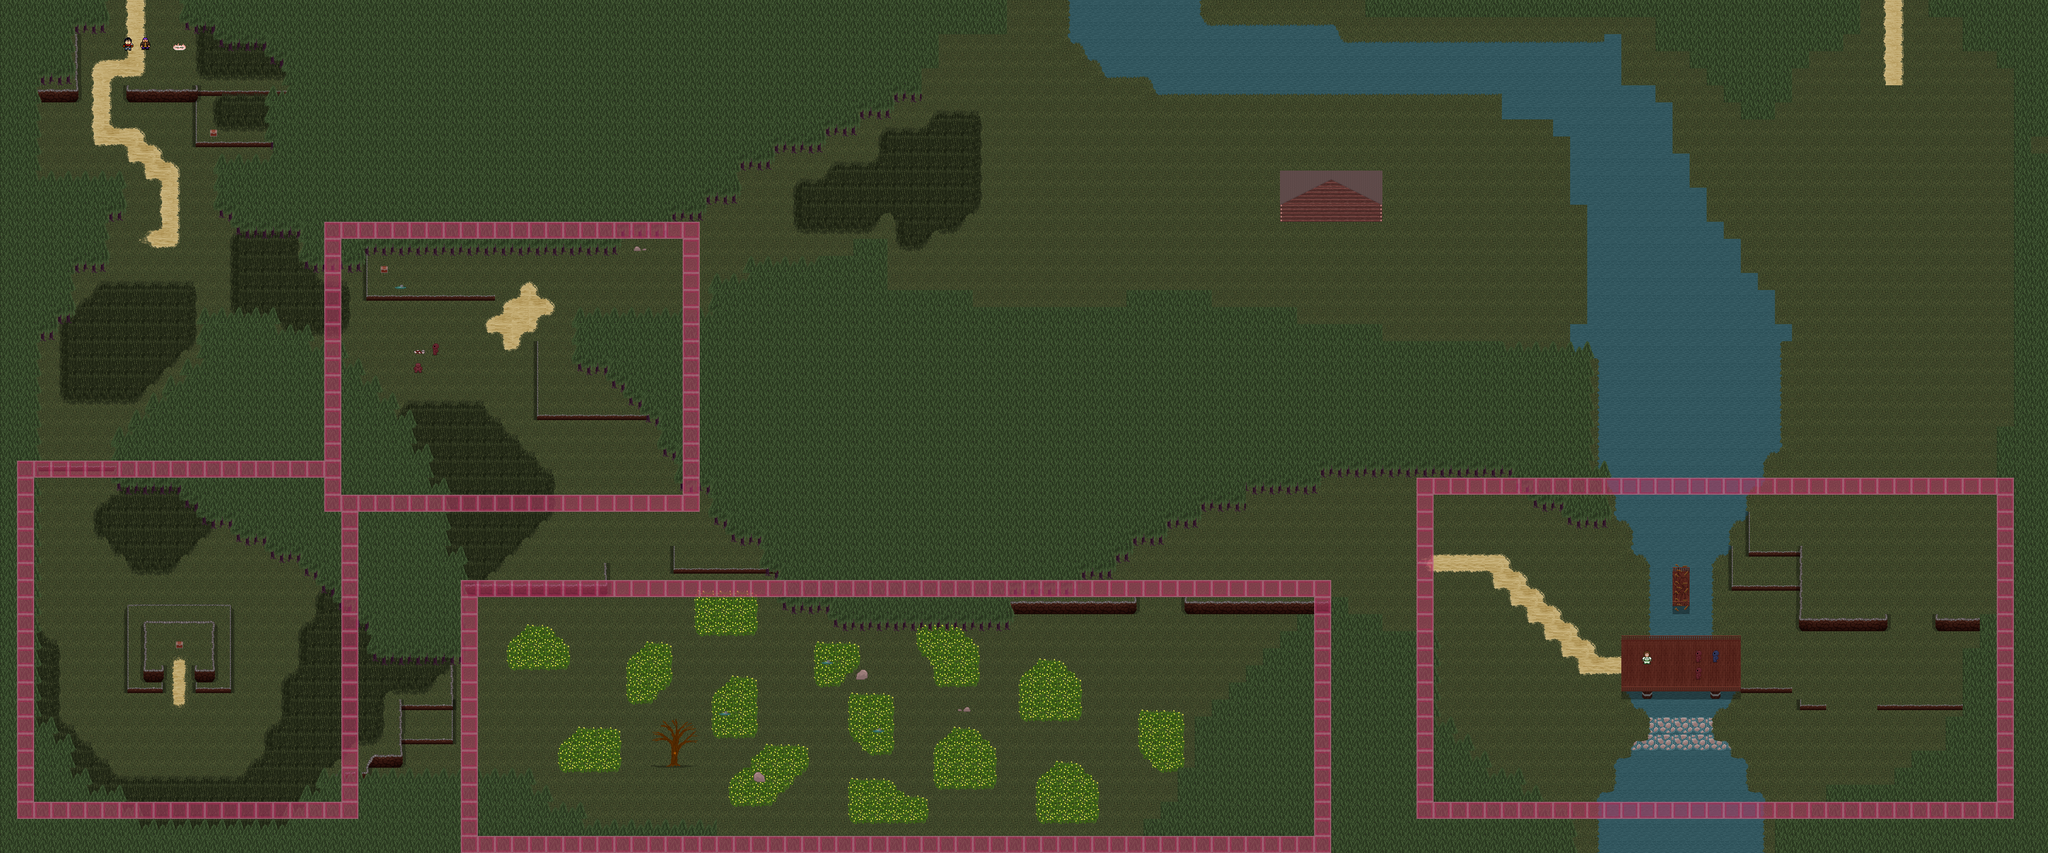

This game map was drawn from its Tiled (.tmx) file and the tilesets committed beside it. A one-line description and the trimmed map source follow:
An orthogonal 120x50 tile map with 32x32 px tiles, 7 tile layers (Ground Layer, Ground Layer2, Ground Layer 3, Player Layer, ...), 9 tilesets.

<map version="1.0" orientation="orthogonal" renderorder="right-down" width="120" height="50" tilewidth="32" tileheight="32" nextobjectid="1">
 <tileset firstgid="1" name="Crimsonwood" tilewidth="32" tileheight="32">
  <image source="../Tilesets/Crimsonwood.png" width="480" height="800" />
  <tile id="57">
   <animation>
    <frame tileid="57" duration="200" />
    <frame tileid="72" duration="200" />
   </animation>
  </tile>
  <tile id="95">
   <animation>
    <frame tileid="95" duration="200" />
    <frame tileid="110" duration="400" />
    <frame tileid="111" duration="400" />
   </animation>
  </tile>
  <tile id="108">
   <animation>
    <frame tileid="105" duration="400" />
    <frame tileid="108" duration="400" />
    <frame tileid="109" duration="400" />
    <frame tileid="125" duration="400" />
   </animation>
  </tile>
  <tile id="123">
   <animation>
    <frame tileid="120" duration="400" />
    <frame tileid="123" duration="400" />
    <frame tileid="124" duration="400" />
    <frame tileid="125" duration="400" />
   </animation>
  </tile>
  <tile id="126">
   <animation>
    <frame tileid="125" duration="800" />
    <frame tileid="126" duration="200" />
    <frame tileid="127" duration="200" />
    <frame tileid="125" duration="400" />
   </animation>
  </tile>
  <tile id="138">
   <animation>
    <frame tileid="135" duration="400" />
    <frame tileid="138" duration="400" />
    <frame tileid="139" duration="400" />
    <frame tileid="125" duration="400" />
   </animation>
  </tile>
 </tileset>
 <tileset firstgid="376" name="save" tilewidth="32" tileheight="32">
  <image source="../Sprites/save.png" width="96" height="128" />
  <tile id="0">
   <animation>
    <frame tileid="1" duration="100" />
    <frame tileid="2" duration="100" />
    <frame tileid="0" duration="100" />
    <frame tileid="2" duration="100" />
    <frame tileid="4" duration="100" />
    <frame tileid="5" duration="100" />
    <frame tileid="3" duration="100" />
    <frame tileid="5" duration="100" />
    <frame tileid="7" duration="100" />
    <frame tileid="8" duration="100" />
    <frame tileid="6" duration="100" />
    <frame tileid="8" duration="100" />
    <frame tileid="10" duration="100" />
    <frame tileid="11" duration="100" />
    <frame tileid="9" duration="100" />
    <frame tileid="11" duration="100" />
    <frame tileid="7" duration="100" />
    <frame tileid="8" duration="100" />
    <frame tileid="6" duration="100" />
    <frame tileid="8" duration="100" />
    <frame tileid="4" duration="100" />
    <frame tileid="5" duration="100" />
    <frame tileid="3" duration="100" />
    <frame tileid="5" duration="100" />
   </animation>
  </tile>
 </tileset>
 <tileset firstgid="388" name="Leon2" tilewidth="32" tileheight="32">
  <image source="../Sprites/Leon2.png" width="96" height="128" />
  <tile id="1">
   <animation>
    <frame tileid="1" duration="400" />
    <frame tileid="2" duration="400" />
    <frame tileid="1" duration="400" />
    <frame tileid="0" duration="400" />
   </animation>
  </tile>
 </tileset>
 <tileset firstgid="400" name="Bullithrumble" tilewidth="32" tileheight="32">
  <image source="../Sprites/Bullithrumble.png" width="96" height="128" />
  <tile id="1">
   <animation>
    <frame tileid="1" duration="400" />
    <frame tileid="2" duration="400" />
    <frame tileid="1" duration="400" />
    <frame tileid="0" duration="400" />
   </animation>
  </tile>
 </tileset>
 <tileset firstgid="412" name="Junia" tilewidth="32" tileheight="32">
  <image source="../Sprites/Junia.png" width="96" height="128" />
  <tile id="1">
   <animation>
    <frame tileid="1" duration="400" />
    <frame tileid="2" duration="400" />
    <frame tileid="1" duration="400" />
    <frame tileid="0" duration="400" />
   </animation>
  </tile>
 </tileset>
 <tileset firstgid="424" name="tyet" tilewidth="32" tileheight="32">
  <image source="../Sprites/tyet.png" width="192" height="256" />
  <tile id="13">
   <animation>
    <frame tileid="13" duration="400" />
    <frame tileid="14" duration="400" />
    <frame tileid="13" duration="400" />
    <frame tileid="12" duration="400" />
   </animation>
  </tile>
  <tile id="19">
   <animation>
    <frame tileid="19" duration="400" />
    <frame tileid="20" duration="400" />
    <frame tileid="19" duration="400" />
    <frame tileid="18" duration="400" />
   </animation>
  </tile>
 </tileset>
 <tileset firstgid="472" name="chest2" tilewidth="32" tileheight="32">
  <image source="../Sprites/chest2.png" width="96" height="128" />
  <tile id="3">
   <animation>
    <frame tileid="3" duration="800" />
    <frame tileid="4" duration="200" />
    <frame tileid="5" duration="800" />
   </animation>
  </tile>
 </tileset>
 <tileset firstgid="484" name="Slime" tilewidth="32" tileheight="32">
  <image source="../Sprites/Slime.png" width="192" height="256" />
  <tile id="4">
   <animation>
    <frame tileid="4" duration="800" />
    <frame tileid="5" duration="200" />
    <frame tileid="3" duration="200" />
    <frame tileid="9" duration="200" />
    <frame tileid="1" duration="800" />
   </animation>
  </tile>
  <tile id="7">
   <animation>
    <frame tileid="7" duration="200" />
    <frame tileid="8" duration="200" />
    <frame tileid="6" duration="200" />
    <frame tileid="7" duration="200" />
   </animation>
  </tile>
 </tileset>
 <tileset firstgid="532" name="movement" tilewidth="32" tileheight="32">
  <image source="../Sprites/movement.png" width="96" height="128" />
  <tile id="11">
   <animation>
    <frame tileid="11" duration="100" />
    <frame tileid="9" duration="100" />
    <frame tileid="10" duration="100" />
    <frame tileid="7" duration="100" />
    <frame tileid="6" duration="100" />
    <frame tileid="8" duration="100" />
    <frame tileid="10" duration="100" />
    <frame tileid="9" duration="100" />
   </animation>
  </tile>
 </tileset>
 <layer name="Ground Layer" width="120" height="50">
  <data>[6000 cells, 6000 non-empty, 2 distinct tile ids]</data>
 </layer>
 <layer name="Ground Layer2" width="120" height="50">
  <data>[6000 cells, 1078 non-empty, 63 distinct tile ids]</data>
 </layer>
 <layer name="Ground Layer 3" width="120" height="50">
  <data>[6000 cells, 101 non-empty, 30 distinct tile ids]</data>
 </layer>
 <layer name="Player Layer" width="120" height="50">
  <data>[6000 cells, 113 non-empty, 17 distinct tile ids]</data>
 </layer>
 <layer name="Wall Layer" width="120" height="50">
  <data>[6000 cells, 2540 non-empty, 29 distinct tile ids]</data>
 </layer>
 <layer name="Wall Decoration" width="120" height="50">
  <data>[6000 cells, 91 non-empty, 13 distinct tile ids]</data>
 </layer>
 <layer name="Example Boundary" width="120" height="50">
  <data>[6000 cells, 384 non-empty, 1 distinct tile ids]</data>
 </layer>
</map>